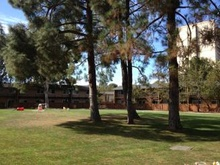
%> input picture ImageProcessing/data/yard1.jpg, 220 x 165 px, shrunk from 327 x 245 before the run
$ octave --eval "main;"   (GNU Octave 9; MATLAB toolbox functions it lacks are replaced by stand-ins)
%> lines starting %> are read from the running program, lines starting %| are printed output that depends on the picture
function main
    clc
    close all
    clear all

    myDogDetector_1;
% [2 lines not run here, left out]
function myDogDetector_1
    src_old = imread('/Users/haichao/Desktop/ImageProcessing/data/yard1.jpg');
%> src_old is the input picture: size 165x220x3 uint8; mean R, G, B 91, 89.6, 70.7
    src = rgb2gray(src_old);
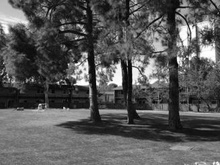
%> src: size 165x220 uint8; min 1, max 255, mean 87.9
    src = double(src);  % missing double handle
%> src: size 165x220 double

% [4 lines of commented-out code are left out]
    h1 = fspecial('gaussian', 5, 0.3);
    h2 = fspecial('gaussian', 5, 0.5);
    %h3 = fspecial('gaussian', 5, 0.5);
    %h4 = fspecial('gaussian', 5, 0.6);

    src1 = imfilter(src, h1);
    src2 = imfilter(src, h2);
    %src3 = imfilter(src, h3);
    %src4 = imfilter(src, h4);

    % ----------------------------【DoG detector】----------------------
    src12 = src1 - src2;
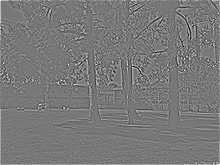
%> src12: size 165x220 double; min -35.98, max 40.2, mean 0.2; drawn with min black and max white
    %src23 = src3 - src2;
    %src34 = src4 - src3;

    src_DoG(:,:,1) = src12;
    %src_DoG(:,:,2) = src23;
    %src_DoG(:,:,3) = src34;

    figure,imshow(src12);
%> after `imshow(src12)`:
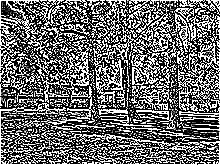
%> displayed picture: size 165x220, on the screen's scale of 0 to 255; min 0, max 255, mean 108.5
    %figure,imshow(src23);
    %figure,imshow(src34);

    result = zeros(size(src_DoG, 1), size(src_DoG, 2));

    % -------------- 【查找DoG 焦点】-------------------
    level = 5;

    around = zeros(1,9);
    for i = 2:size(src_DoG, 1)-1
        for j = 2:size(src_DoG, 2)-1

            % -------------- 【查找周围26 个像素值 并放入数组中】-------------------
            around_id = 1;
            for ii = i-1:i+1
                for jj = j-1:j+1
                    for layer = 1:3
                        if (ii == i) && (jj == j) && layer == 2
                            continue;
                        end

                        around(around_id) = src_DoG(ii, jj, layer);
                        around_id = around_id + 1;
                    end
                end
            end

            around_max = max(around);
            around_min = min(around);

            if (around_max < src_DoG(i, j, 2)) ...
                    || (around_min > src_DoG(i, j, 2))
                if around_max > level || around_min < -level   % missing level judge
                    result(i, j) = 2;
                end
            end

        end
    end

    % -----------------------【绘图】-------------------------
    [posy, posx] = find(result == 1);
    %figure, imshow(src_old)
    hold on
    %plot(posx, posy, '.');

    %saveas(gcf, 'res2', 'bmp')

end
%> (the run ends here)

$ run again, with ImageProcessing/data/yard2.jpg copied over ImageProcessing/data/yard1.jpg
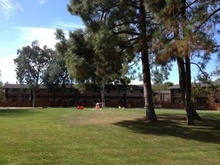
%> input picture ImageProcessing/data/yard2.jpg, 220 x 165 px, shrunk from 327 x 245 before the run
%> in myDogDetector_1, src_old is the input picture: size 165x220x3 uint8; mean R, G, B 94, 97.8, 82.3
%> in myDogDetector_1, `src12 = src1 - src2;`:
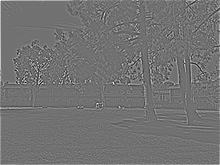
%> src12: size 165x220 double; min -36.15, max 44.76, mean 0.2; drawn with min black and max white
%> in myDogDetector_1, `imshow(src12)`:
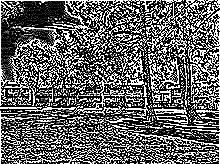
%> displayed picture: size 165x220, on the screen's scale of 0 to 255; min 0, max 255, mean 101.2

$ run again, with ImageProcessing/data/yard3.jpg copied over ImageProcessing/data/yard1.jpg
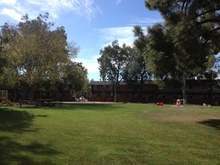
%> input picture ImageProcessing/data/yard3.jpg, 220 x 165 px, shrunk from 327 x 245 before the run
%> in myDogDetector_1, src_old is the input picture: size 165x220x3 uint8; mean R, G, B 86.1, 91.7, 78.7
%> in myDogDetector_1, `src12 = src1 - src2;`:
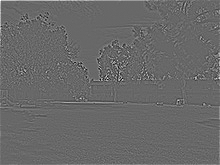
%> src12: size 165x220 double; min -31.9, max 45.99, mean 0.2; drawn with min black and max white
%> in myDogDetector_1, `imshow(src12)`:
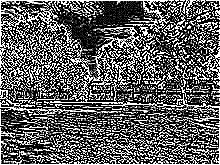
%> displayed picture: size 165x220, on the screen's scale of 0 to 255; min 0, max 255, mean 95.3

$ run again, with ImageProcessing/data/yard4.jpg copied over ImageProcessing/data/yard1.jpg
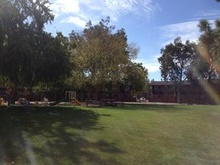
%> input picture ImageProcessing/data/yard4.jpg, 220 x 165 px, shrunk from 327 x 245 before the run
%> in myDogDetector_1, src_old is the input picture: size 165x220x3 uint8; mean R, G, B 92.2, 94.9, 92.9
%> in myDogDetector_1, `src12 = src1 - src2;`:
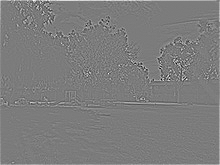
%> src12: size 165x220 double; min -34.21, max 36.02, mean 0.2; drawn with min black and max white
%> in myDogDetector_1, `imshow(src12)`:
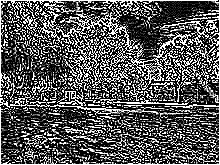
%> displayed picture: size 165x220, on the screen's scale of 0 to 255; min 0, max 255, mean 87.8
